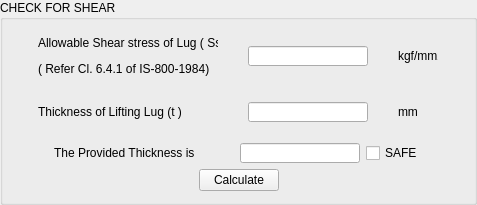
               <widget class="QGroupBox" name="groupBox_28">
                <property name="title">
                 <string>CHECK FOR SHEAR</string>
                </property>
                <layout class="QHBoxLayout" name="horizontalLayout_240">
                 <item>
                  <layout class="QVBoxLayout" name="verticalLayout_54">
                   <item>
                    <layout class="QHBoxLayout" name="horizontalLayout_241">
                     <item>
                      <widget class="QLabel" name="label_304">
                       <property name="sizePolicy">
                        <sizepolicy hsizetype="Fixed" vsizetype="Fixed">
                         <horstretch>0</horstretch>
                         <verstretch>0</verstretch>
                        </sizepolicy>
                       </property>
                       <property name="minimumSize">
                        <size>
                         <width>180</width>
                         <height>50</height>
                        </size>
                       </property>
                       <property name="maximumSize">
                        <size>
                         <width>180</width>
                         <height>50</height>
                        </size>
                       </property>
                       <property name="text">
                        <string>&lt;html&gt;&lt;head/&gt;&lt;body&gt;&lt;p&gt;Allowable Shear stress of Lug ( Ss )&lt;/p&gt;&lt;p&gt;( Refer Cl. 6.4.1 of IS-800-1984)&lt;/p&gt;&lt;/body&gt;&lt;/html&gt;</string>
                       </property>
                      </widget>
                     </item>
                     <item>
                      <widget class="QLineEdit" name="fh_allowable_shear_2">
                       <property name="sizePolicy">
                        <sizepolicy hsizetype="Fixed" vsizetype="Fixed">
                         <horstretch>0</horstretch>
                         <verstretch>0</verstretch>
                        </sizepolicy>
                       </property>
                       <property name="minimumSize">
                        <size>
                         <width>120</width>
                         <height>20</height>
                        </size>
                       </property>
                       <property name="maximumSize">
                        <size>
                         <width>120</width>
                         <height>20</height>
                        </size>
                       </property>
                      </widget>
                     </item>
                     <item>
                      <widget class="QLabel" name="label_305">
                       <property name="sizePolicy">
                        <sizepolicy hsizetype="Fixed" vsizetype="Fixed">
                         <horstretch>0</horstretch>
                         <verstretch>0</verstretch>
                        </sizepolicy>
                       </property>
                       <property name="minimumSize">
                        <size>
                         <width>40</width>
                         <height>20</height>
                        </size>
                       </property>
                       <property name="maximumSize">
                        <size>
                         <width>40</width>
                         <height>20</height>
                        </size>
                       </property>
                       <property name="text">
                        <string>kgf/mm2</string>
                       </property>
                      </widget>
                     </item>
                    </layout>
                   </item>
                   <item>
                    <layout class="QHBoxLayout" name="horizontalLayout_242">
                     <item>
                      <widget class="QLabel" name="label_306">
                       <property name="sizePolicy">
                        <sizepolicy hsizetype="Fixed" vsizetype="Fixed">
                         <horstretch>0</horstretch>
                         <verstretch>0</verstretch>
                        </sizepolicy>
                       </property>
                       <property name="minimumSize">
                        <size>
                         <width>180</width>
                         <height>50</height>
                        </size>
                       </property>
                       <property name="maximumSize">
                        <size>
                         <width>180</width>
                         <height>50</height>
                        </size>
                       </property>
                       <property name="text">
                        <string>&lt;html&gt;&lt;head/&gt;&lt;body&gt;&lt;p&gt;Thickness of Lifting Lug (t )&lt;/p&gt;&lt;/body&gt;&lt;/html&gt;</string>
                       </property>
                      </widget>
                     </item>
                     <item>
                      <widget class="QLineEdit" name="fh_shear_thickness_of_lug_2">
                       <property name="sizePolicy">
                        <sizepolicy hsizetype="Fixed" vsizetype="Fixed">
                         <horstretch>0</horstretch>
                         <verstretch>0</verstretch>
                        </sizepolicy>
                       </property>
                       <property name="minimumSize">
                        <size>
                         <width>120</width>
                         <height>20</height>
                        </size>
                       </property>
                       <property name="maximumSize">
                        <size>
                         <width>120</width>
                         <height>20</height>
                        </size>
                       </property>
                      </widget>
                     </item>
                     <item>
                      <widget class="QLabel" name="label_307">
                       <property name="sizePolicy">
                        <sizepolicy hsizetype="Fixed" vsizetype="Fixed">
                         <horstretch>0</horstretch>
                         <verstretch>0</verstretch>
                        </sizepolicy>
                       </property>
                       <property name="minimumSize">
                        <size>
                         <width>40</width>
                         <height>20</height>
                        </size>
                       </property>
                       <property name="maximumSize">
                        <size>
                         <width>40</width>
                         <height>20</height>
                        </size>
                       </property>
                       <property name="text">
                        <string>mm</string>
                       </property>
                      </widget>
                     </item>
                    </layout>
                   </item>
                   <item>
                    <layout class="QHBoxLayout" name="horizontalLayout_243">
                     <item>
                      <spacer name="horizontalSpacer_72">
                       <property name="orientation">
                        <enum>Qt::Horizontal</enum>
                       </property>
                       <property name="sizeHint" stdset="0">
                        <size>
                         <width>40</width>
                         <height>20</height>
                        </size>
                       </property>
                      </spacer>
                     </item>
                     <item>
                      <widget class="QLabel" name="label_308">
                       <property name="sizePolicy">
                        <sizepolicy hsizetype="Fixed" vsizetype="Fixed">
                         <horstretch>0</horstretch>
                         <verstretch>0</verstretch>
                        </sizepolicy>
                       </property>
                       <property name="minimumSize">
                        <size>
                         <width>180</width>
                         <height>20</height>
                        </size>
                       </property>
                       <property name="maximumSize">
                        <size>
                         <width>180</width>
                         <height>20</height>
                        </size>
                       </property>
                       <property name="text">
                        <string>&lt;html&gt;&lt;head/&gt;&lt;body&gt;&lt;p&gt;The Provided Thickness is&lt;/p&gt;&lt;/body&gt;&lt;/html&gt;</string>
                       </property>
                      </widget>
                     </item>
                     <item>
                      <widget class="QLineEdit" name="fh_le_provided_thickness_2">
                       <property name="sizePolicy">
                        <sizepolicy hsizetype="Fixed" vsizetype="Fixed">
                         <horstretch>0</horstretch>
                         <verstretch>0</verstretch>
                        </sizepolicy>
                       </property>
                       <property name="minimumSize">
                        <size>
                         <width>120</width>
                         <height>20</height>
                        </size>
                       </property>
                       <property name="maximumSize">
                        <size>
                         <width>120</width>
                         <height>20</height>
                        </size>
                       </property>
                      </widget>
                     </item>
                     <item>
                      <widget class="QCheckBox" name="fh_cb_safe_2">
                       <property name="text">
                        <string>SAFE</string>
                       </property>
                      </widget>
                     </item>
                     <item>
                      <spacer name="horizontalSpacer_73">
                       <property name="orientation">
                        <enum>Qt::Horizontal</enum>
                       </property>
                       <property name="sizeHint" stdset="0">
                        <size>
                         <width>40</width>
                         <height>20</height>
                        </size>
                       </property>
                      </spacer>
                     </item>
                    </layout>
                   </item>
                   <item>
                    <layout class="QHBoxLayout" name="horizontalLayout_244">
                     <item>
                      <spacer name="horizontalSpacer_74">
                       <property name="orientation">
                        <enum>Qt::Horizontal</enum>
                       </property>
                       <property name="sizeHint" stdset="0">
                        <size>
                         <width>40</width>
                         <height>20</height>
                        </size>
                       </property>
                      </spacer>
                     </item>
                     <item>
                      <widget class="QPushButton" name="fh_pb_check_for_shear_2">
                       <property name="text">
                        <string>Calculate</string>
                       </property>
                      </widget>
                     </item>
                     <item>
                      <spacer name="horizontalSpacer_75">
                       <property name="orientation">
                        <enum>Qt::Horizontal</enum>
                       </property>
                       <property name="sizeHint" stdset="0">
                        <size>
                         <width>40</width>
                         <height>20</height>
                        </size>
                       </property>
                      </spacer>
                     </item>
                    </layout>
                   </item>
                  </layout>
                 </item>
                </layout>
               </widget>
